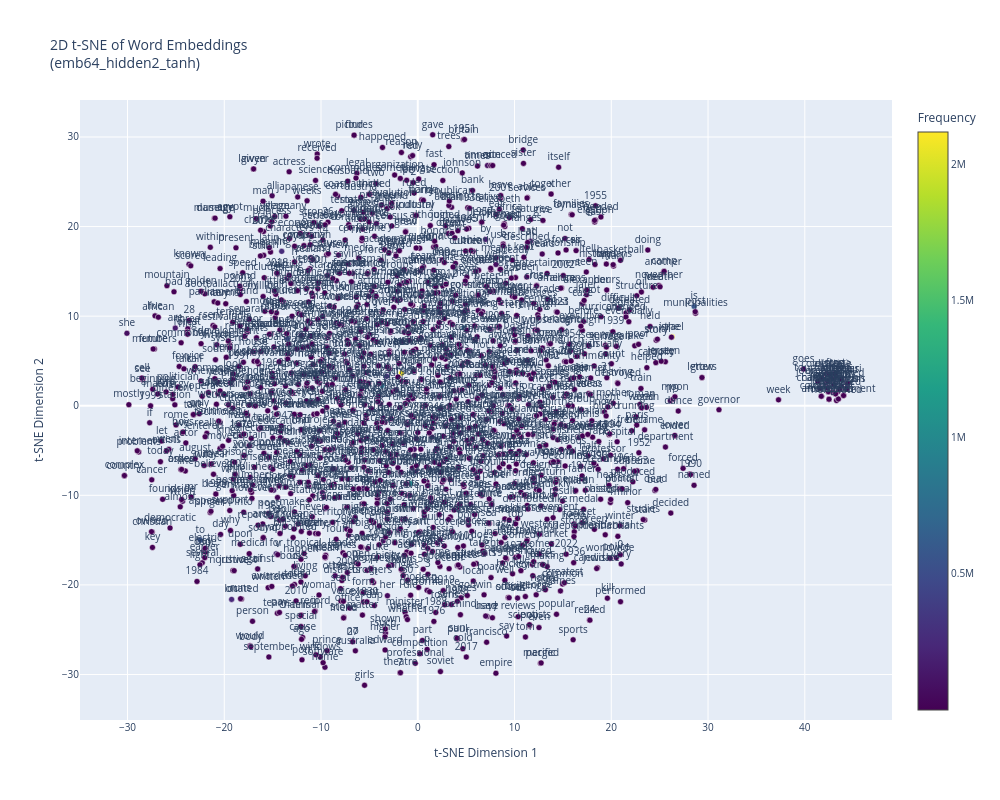

The notebook cell saved with this chart:
### Code cell
# Interactive plotly visualization of embeddings - 2D and 3D
import plotly.graph_objects as go
import plotly.express as px
from plotly.subplots import make_subplots
N=1500
print("\n" + "="*100)
print("CREATING INTERACTIVE EMBEDDING VISUALIZATIONS (2D and 3D)")
print("="*100)

# Use best model for visualization
best_model_path = f'./unstruct_model/emb32_hidden2_tanh.pth'
best_model_data = torch.load(best_model_path, map_location='cpu', weights_only=False)
best_model_embedding = best_model_data["model_state_dict"]["embedding.weight"].detach().numpy()

# Get top N words
top_words = [word[0] for word in unstruct_vocab[:N]]
word_indices = [stoi_unstruct[word] for word in top_words]

# Compute t-SNE with 2 components
print("\nComputing 2D t-SNE...")
tsne_2d = TSNE(n_components=2, random_state=42, perplexity=30, n_iter_without_progress=1000)
embeddings_2d = tsne_2d.fit_transform(best_model_embedding[word_indices])


# Create dataframe for plotly
import pandas as pd
df_tsne = pd.DataFrame({
    'x_2d': embeddings_2d[:, 0],
    'y_2d': embeddings_2d[:, 1],
    'word': top_words,
    'frequency': [freq for _, freq in unstruct_vocab[:N]]
})

print(f"\n✓ t-SNE computation complete")
print(f"✓ 2D embeddings shape: {embeddings_2d.shape}")

# Create 2D interactive scatter plot
print("\nCreating 2D visualization...")
fig_2d = go.Figure()

fig_2d.add_trace(go.Scatter(
    x=df_tsne['x_2d'],
    y=df_tsne['y_2d'],
    mode='markers+text',
    text=df_tsne['word'],
    textposition='top center',
    marker=dict(
        size=6,
        color=df_tsne['frequency'],
        colorscale='Viridis',
        showscale=True,
        colorbar=dict(title="Frequency"),
        line=dict(width=0.5, color='white')
    ),
    hovertemplate='<b>%{text}</b><br>Frequency: %{customdata}<extra></extra>',
    customdata=df_tsne['frequency']
))

fig_2d.update_layout(
    title=f'2D t-SNE of Word Embeddings<br>({best_unstruct})',
    xaxis_title='t-SNE Dimension 1',
    yaxis_title='t-SNE Dimension 2',
    hovermode='closest',
    width=1000,
    height=800,
    font=dict(size=10)
)

fig_2d.write_html('tsne_embeddings_2d.html')
fig_2d.show()

print("✓ 2D visualization saved as 'tsne_embeddings_2d.html'")


print(f"\n✓ Model: {best_unstruct}")
print(f"✓ Visualized {len(top_words)} most frequent words")

### Figure 1 — Plotly figure (JSON) as saved in the notebook; plotly's stock layout.template omitted (floating-point values rounded to 4 significant figures; data arrays with more than 128 entries replaced by an {"elided": "..."} marker saying what was removed)
{"data": [{"customdata": {"elided": "1500 int values"}, "hovertemplate": "<b>%{text}</b><br>Frequency: %{customdata}<extra></extra>", "marker": {"color": {"elided": "1500 int values"}, "colorbar": {"title": {"text": "Frequency"}}, "colorscale": [[0, "#440154"], [0.1111, "#482878"], [0.2222, "#3e4989"], [0.3333, "#31688e"], [0.4444, "#26828e"], [0.5556, "#1f9e89"], [0.6667, "#35b779"], [0.7778, "#6ece58"], [0.8889, "#b5de2b"], [1, "#fde725"]], "line": {"color": "white", "width": 0.5}, "showscale": true, "size": 6}, "mode": "markers+text", "text": {"elided": "1500 str values"}, "textposition": "top center", "type": "scatter", "x": {"elided": "1500 float values"}, "y": {"elided": "1500 float values"}}], "layout": {"font": {"size": 10}, "height": 800, "hovermode": "closest", "title": {"text": "2D t-SNE of Word Embeddings<br>(emb64_hidden2_tanh)"}, "width": 1000, "xaxis": {"title": {"text": "t-SNE Dimension 1"}}, "yaxis": {"title": {"text": "t-SNE Dimension 2"}}}}
